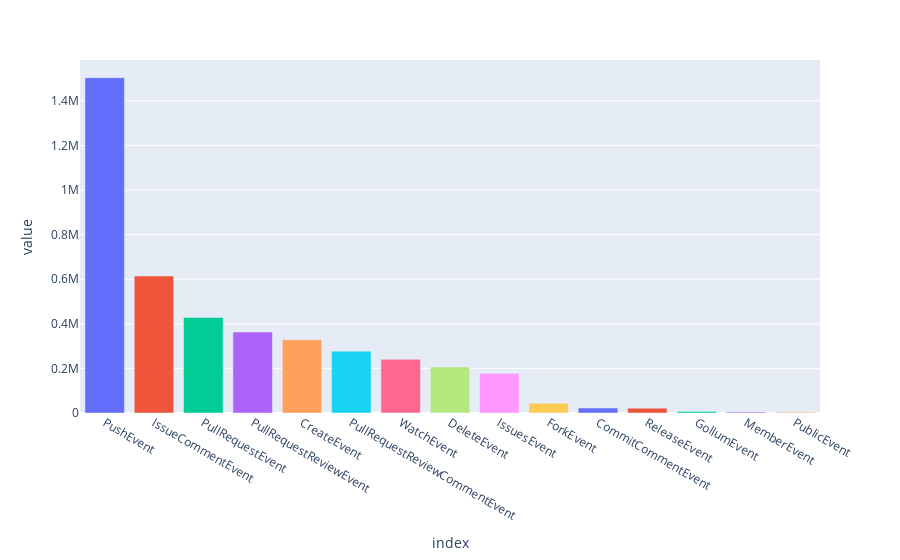

Notebook source saved alongside this figure:
### Code cell
fig_ec = px.bar(
    data_frame=event_counts.to_frame(),
    color=event_counts.to_frame().index,
)
fig_ec.update_layout(showlegend=False)

fig_ec.write_image("general_eventcount.png")
fig_ec

### Figure 1 — Plotly figure (JSON) as saved in the notebook; plotly's stock layout.template omitted (floating-point values rounded to 4 significant figures)
{"data": [{"alignmentgroup": "True", "hovertemplate": "index=%{x}<br>value=%{y}<extra></extra>", "legendgroup": "PushEvent", "marker": {"color": "#636efa", "pattern": {"shape": ""}}, "name": "PushEvent", "offsetgroup": "PushEvent", "orientation": "v", "showlegend": true, "textposition": "auto", "type": "bar", "x": ["PushEvent"], "xaxis": "x", "y": [1504163], "yaxis": "y"}, {"alignmentgroup": "True", "hovertemplate": "index=%{x}<br>value=%{y}<extra></extra>", "legendgroup": "IssueCommentEvent", "marker": {"color": "#EF553B", "pattern": {"shape": ""}}, "name": "IssueCommentEvent", "offsetgroup": "IssueCommentEvent", "orientation": "v", "showlegend": true, "textposition": "auto", "type": "bar", "x": ["IssueCommentEvent"], "xaxis": "x", "y": [614512], "yaxis": "y"}, {"alignmentgroup": "True", "hovertemplate": "index=%{x}<br>value=%{y}<extra></extra>", "legendgroup": "PullRequestEvent", "marker": {"color": "#00cc96", "pattern": {"shape": ""}}, "name": "PullRequestEvent", "offsetgroup": "PullRequestEvent", "orientation": "v", "showlegend": true, "textposition": "auto", "type": "bar", "x": ["PullRequestEvent"], "xaxis": "x", "y": [428910], "yaxis": "y"}, {"alignmentgroup": "True", "hovertemplate": "index=%{x}<br>value=%{y}<extra></extra>", "legendgroup": "PullRequestReviewEvent", "marker": {"color": "#ab63fa", "pattern": {"shape": ""}}, "name": "PullRequestReviewEvent", "offsetgroup": "PullRequestReviewEvent", "orientation": "v", "showlegend": true, "textposition": "auto", "type": "bar", "x": ["PullRequestReviewEvent"], "xaxis": "x", "y": [363215], "yaxis": "y"}, {"alignmentgroup": "True", "hovertemplate": "index=%{x}<br>value=%{y}<extra></extra>", "legendgroup": "CreateEvent", "marker": {"color": "#FFA15A", "pattern": {"shape": ""}}, "name": "CreateEvent", "offsetgroup": "CreateEvent", "orientation": "v", "showlegend": true, "textposition": "auto", "type": "bar", "x": ["CreateEvent"], "xaxis": "x", "y": [328443], "yaxis": "y"}, {"alignmentgroup": "True", "hovertemplate": "index=%{x}<br>value=%{y}<extra></extra>", "legendgroup": "PullRequestReviewCommentEvent", "marker": {"color": "#19d3f3", "pattern": {"shape": ""}}, "name": "PullRequestReviewCommentEvent", "offsetgroup": "PullRequestReviewCommentEvent", "orientation": "v", "showlegend": true, "textposition": "auto", "type": "bar", "x": ["PullRequestReviewCommentEvent"], "xaxis": "x", "y": [277490], "yaxis": "y"}, {"alignmentgroup": "True", "hovertemplate": "index=%{x}<br>value=%{y}<extra></extra>", "legendgroup": "WatchEvent", "marker": {"color": "#FF6692", "pattern": {"shape": ""}}, "name": "WatchEvent", "offsetgroup": "WatchEvent", "orientation": "v", "showlegend": true, "textposition": "auto", "type": "bar", "x": ["WatchEvent"], "xaxis": "x", "y": [240648], "yaxis": "y"}, {"alignmentgroup": "True", "hovertemplate": "index=%{x}<br>value=%{y}<extra></extra>", "legendgroup": "DeleteEvent", "marker": {"color": "#B6E880", "pattern": {"shape": ""}}, "name": "DeleteEvent", "offsetgroup": "DeleteEvent", "orientation": "v", "showlegend": true, "textposition": "auto", "type": "bar", "x": ["DeleteEvent"], "xaxis": "x", "y": [206104], "yaxis": "y"}, {"alignmentgroup": "True", "hovertemplate": "index=%{x}<br>value=%{y}<extra></extra>", "legendgroup": "IssuesEvent", "marker": {"color": "#FF97FF", "pattern": {"shape": ""}}, "name": "IssuesEvent", "offsetgroup": "IssuesEvent", "orientation": "v", "showlegend": true, "textposition": "auto", "type": "bar", "x": ["IssuesEvent"], "xaxis": "x", "y": [177787], "yaxis": "y"}, {"alignmentgroup": "True", "hovertemplate": "index=%{x}<br>value=%{y}<extra></extra>", "legendgroup": "ForkEvent", "marker": {"color": "#FECB52", "pattern": {"shape": ""}}, "name": "ForkEvent", "offsetgroup": "ForkEvent", "orientation": "v", "showlegend": true, "textposition": "auto", "type": "bar", "x": ["ForkEvent"], "xaxis": "x", "y": [43458], "yaxis": "y"}, {"alignmentgroup": "True", "hovertemplate": "index=%{x}<br>value=%{y}<extra></extra>", "legendgroup": "CommitCommentEvent", "marker": {"color": "#636efa", "pattern": {"shape": ""}}, "name": "CommitCommentEvent", "offsetgroup": "CommitCommentEvent", "orientation": "v", "showlegend": true, "textposition": "auto", "type": "bar", "x": ["CommitCommentEvent"], "xaxis": "x", "y": [22144], "yaxis": "y"}, {"alignmentgroup": "True", "hovertemplate": "index=%{x}<br>value=%{y}<extra></extra>", "legendgroup": "ReleaseEvent", "marker": {"color": "#EF553B", "pattern": {"shape": ""}}, "name": "ReleaseEvent", "offsetgroup": "ReleaseEvent", "orientation": "v", "showlegend": true, "textposition": "auto", "type": "bar", "x": ["ReleaseEvent"], "xaxis": "x", "y": [21659], "yaxis": "y"}, {"alignmentgroup": "True", "hovertemplate": "index=%{x}<br>value=%{y}<extra></extra>", "legendgroup": "GollumEvent", "marker": {"color": "#00cc96", "pattern": {"shape": ""}}, "name": "GollumEvent", "offsetgroup": "GollumEvent", "orientation": "v", "showlegend": true, "textposition": "auto", "type": "bar", "x": ["GollumEvent"], "xaxis": "x", "y": [7224], "yaxis": "y"}, {"alignmentgroup": "True", "hovertemplate": "index=%{x}<br>value=%{y}<extra></extra>", "legendgroup": "MemberEvent", "marker": {"color": "#ab63fa", "pattern": {"shape": ""}}, "name": "MemberEvent", "offsetgroup": "MemberEvent", "orientation": "v", "showlegend": true, "textposition": "auto", "type": "bar", "x": ["MemberEvent"], "xaxis": "x", "y": [4389], "yaxis": "y"}, {"alignmentgroup": "True", "hovertemplate": "index=%{x}<br>value=%{y}<extra></extra>", "legendgroup": "PublicEvent", "marker": {"color": "#FFA15A", "pattern": {"shape": ""}}, "name": "PublicEvent", "offsetgroup": "PublicEvent", "orientation": "v", "showlegend": true, "textposition": "auto", "type": "bar", "x": ["PublicEvent"], "xaxis": "x", "y": [3354], "yaxis": "y"}], "layout": {"barmode": "relative", "legend": {"title": {"text": "index"}, "tracegroupgap": 0}, "margin": {"t": 60}, "showlegend": false, "xaxis": {"anchor": "y", "categoryarray": ["PushEvent", "IssueCommentEvent", "PullRequestEvent", "PullRequestReviewEvent", "CreateEvent", "PullRequestReviewCommentEvent", "WatchEvent", "DeleteEvent", "IssuesEvent", "ForkEvent", "CommitCommentEvent", "ReleaseEvent", "GollumEvent", "MemberEvent", "PublicEvent"], "categoryorder": "array", "domain": [0, 1], "title": {"text": "index"}}, "yaxis": {"anchor": "x", "domain": [0, 1], "title": {"text": "value"}}}}
